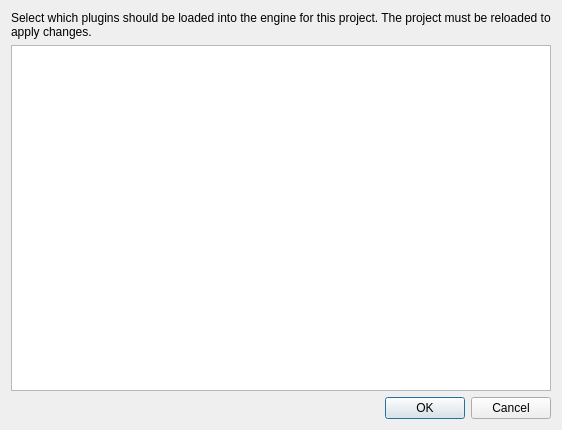
<?xml version="1.0" encoding="UTF-8"?>
<ui version="4.0">
 <class>EnginePluginConfigDlg</class>
 <widget class="QDialog" name="EnginePluginConfigDlg">
  <property name="geometry">
   <rect>
    <x>0</x>
    <y>0</y>
    <width>562</width>
    <height>430</height>
   </rect>
  </property>
  <property name="windowTitle">
   <string>Plugin Configuration</string>
  </property>
  <property name="windowIcon">
   <iconset resource="../QtResources/resources.qrc">
    <normaloff>:/EditorFramework/Icons/Plugins16.png</normaloff>:/EditorFramework/Icons/Plugins16.png</iconset>
  </property>
  <layout class="QVBoxLayout" name="verticalLayout">
   <item>
    <widget class="QLabel" name="label">
     <property name="sizePolicy">
      <sizepolicy hsizetype="Preferred" vsizetype="Preferred">
       <horstretch>0</horstretch>
       <verstretch>0</verstretch>
      </sizepolicy>
     </property>
     <property name="text">
      <string>Select which plugins should be loaded into the engine for this project. The project must be reloaded to apply changes.</string>
     </property>
     <property name="textFormat">
      <enum>Qt::PlainText</enum>
     </property>
     <property name="wordWrap">
      <bool>true</bool>
     </property>
    </widget>
   </item>
   <item>
    <widget class="QListWidget" name="ListPlugins">
     <property name="sortingEnabled">
      <bool>true</bool>
     </property>
    </widget>
   </item>
   <item>
    <layout class="QHBoxLayout" name="horizontalLayout">
     <item>
      <spacer name="horizontalSpacer">
       <property name="orientation">
        <enum>Qt::Horizontal</enum>
       </property>
       <property name="sizeHint" stdset="0">
        <size>
         <width>40</width>
         <height>20</height>
        </size>
       </property>
      </spacer>
     </item>
     <item>
      <widget class="QPushButton" name="ButtonOK">
       <property name="text">
        <string>OK</string>
       </property>
      </widget>
     </item>
     <item>
      <widget class="QPushButton" name="ButtonCancel">
       <property name="text">
        <string>Cancel</string>
       </property>
      </widget>
     </item>
    </layout>
   </item>
  </layout>
 </widget>
 <resources>
  <include location="../../../Code/Tools/GuiFoundation/QtResources/resources.qrc"/>
  <include location="../QtResources/resources.qrc"/>
 </resources>
 <connections/>
</ui>
